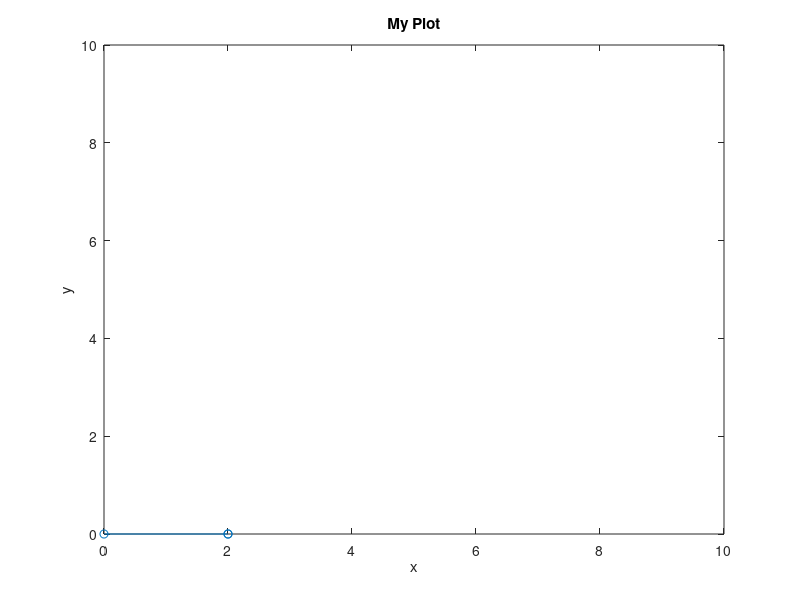

Reproduce this figure in MATLAB.
% syms theta
clear;
origin_para_theta = pi/2;
Ro = [cos(origin_para_theta) -sin(origin_para_theta) 0;sin(origin_para_theta) cos(origin_para_theta) 0;0 0 1;];
To = [Ro [0; 0; 0]; 0 0 0 1];

link0_para_a = 2;
link0_para_theta = pi/2;
R0 = [cos(link0_para_theta) -sin(link0_para_theta) 0;sin(link0_para_theta) cos(link0_para_theta) 0;0 0 1;];
T0 = [R0 [link0_para_a; 0; 0]; 0 0 0 1]

link1_para_a = 2;
link1_para_theta = 0;
R1 = [cos(link1_para_theta) -sin(link1_para_theta) 0;sin(link1_para_theta) cos(link1_para_theta) 0;0 0 1;];
T1 = [R1 [link1_para_a; 0; 0]; 0 0 0 1]

res = To * T0 * T1

% 前がx後ろがy,最後がz
origin = [0 0 0];
link0 = [2 0 0];
link1 = [2 0 0];

result = [origin;link0;link1]

result_x = result(: ,1);
result_y = result(: ,2);

% プロットするとこ
plot(result_x,result_y, '-o');
title('My Plot');
xlabel('x');
ylabel('y');
xlim([0 10]);
ylim([0 10]);